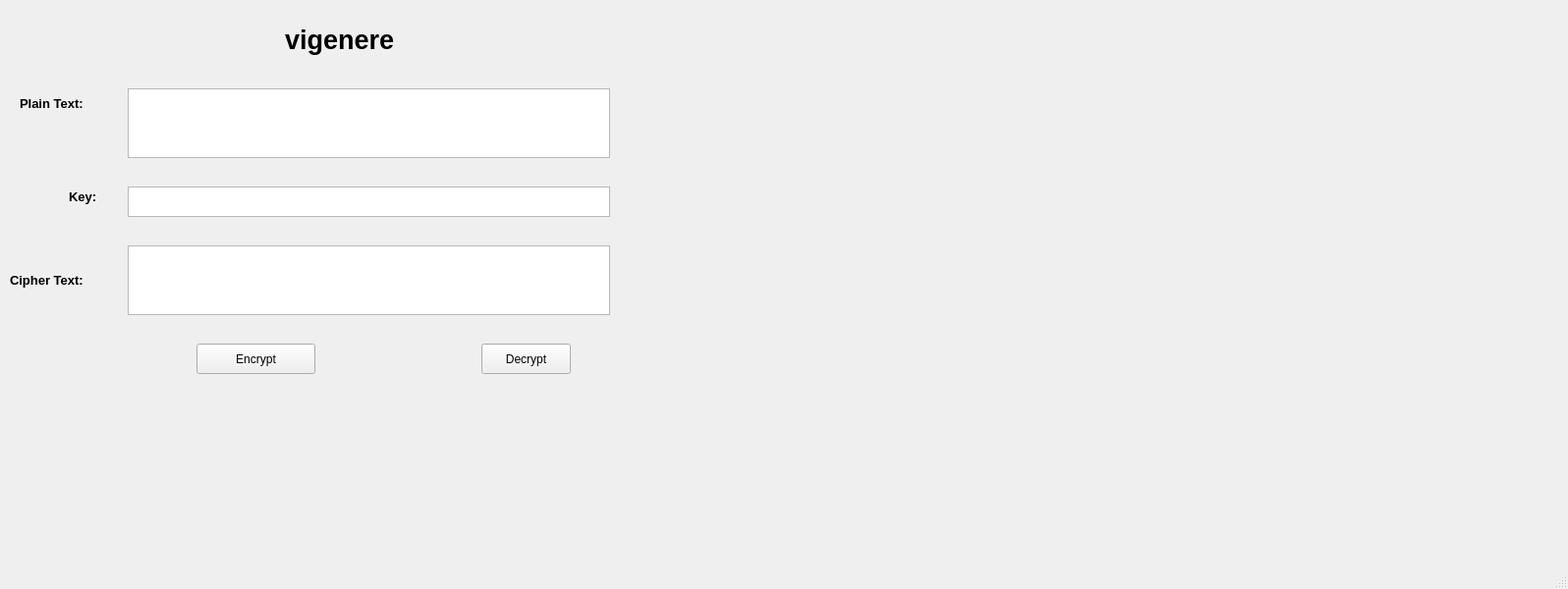
<?xml version="1.0" encoding="UTF-8"?>
<ui version="4.0">
 <class>MainWindow</class>
 <widget class="QMainWindow" name="MainWindow">
  <property name="geometry">
   <rect>
    <x>0</x>
    <y>0</y>
    <width>1596</width>
    <height>600</height>
   </rect>
  </property>
  <property name="windowTitle">
   <string>MainWindow</string>
  </property>
  <widget class="QWidget" name="centralwidget">
   <widget class="QTextEdit" name="txt_plaintext">
    <property name="geometry">
     <rect>
      <x>130</x>
      <y>90</y>
      <width>491</width>
      <height>71</height>
     </rect>
    </property>
   </widget>
   <widget class="QLabel" name="label_4">
    <property name="geometry">
     <rect>
      <x>10</x>
      <y>260</y>
      <width>121</width>
      <height>51</height>
     </rect>
    </property>
    <property name="font">
     <font>
      <pointsize>10</pointsize>
      <weight>75</weight>
      <bold>true</bold>
     </font>
    </property>
    <property name="text">
     <string>Cipher Text:</string>
    </property>
   </widget>
   <widget class="QPushButton" name="btn_decrypt">
    <property name="geometry">
     <rect>
      <x>490</x>
      <y>350</y>
      <width>91</width>
      <height>31</height>
     </rect>
    </property>
    <property name="text">
     <string>Decrypt</string>
    </property>
   </widget>
   <widget class="QTextEdit" name="txt_key">
    <property name="geometry">
     <rect>
      <x>130</x>
      <y>190</y>
      <width>491</width>
      <height>31</height>
     </rect>
    </property>
   </widget>
   <widget class="QTextEdit" name="txt_cipher">
    <property name="geometry">
     <rect>
      <x>130</x>
      <y>250</y>
      <width>491</width>
      <height>71</height>
     </rect>
    </property>
   </widget>
   <widget class="QPushButton" name="btn_encrypt">
    <property name="geometry">
     <rect>
      <x>200</x>
      <y>350</y>
      <width>121</width>
      <height>31</height>
     </rect>
    </property>
    <property name="text">
     <string>Encrypt</string>
    </property>
   </widget>
   <widget class="QLabel" name="label">
    <property name="geometry">
     <rect>
      <x>290</x>
      <y>0</y>
      <width>291</width>
      <height>81</height>
     </rect>
    </property>
    <property name="font">
     <font>
      <pointsize>20</pointsize>
      <weight>75</weight>
      <bold>true</bold>
     </font>
    </property>
    <property name="text">
     <string>vigenere</string>
    </property>
   </widget>
   <widget class="QLabel" name="label_3">
    <property name="geometry">
     <rect>
      <x>70</x>
      <y>190</y>
      <width>71</width>
      <height>21</height>
     </rect>
    </property>
    <property name="font">
     <font>
      <pointsize>10</pointsize>
      <weight>75</weight>
      <bold>true</bold>
     </font>
    </property>
    <property name="text">
     <string>Key:</string>
    </property>
   </widget>
   <widget class="QLabel" name="label_2">
    <property name="geometry">
     <rect>
      <x>20</x>
      <y>90</y>
      <width>111</width>
      <height>31</height>
     </rect>
    </property>
    <property name="font">
     <font>
      <pointsize>10</pointsize>
      <weight>75</weight>
      <bold>true</bold>
     </font>
    </property>
    <property name="text">
     <string>Plain Text:</string>
    </property>
   </widget>
  </widget>
  <widget class="QMenuBar" name="menubar">
   <property name="geometry">
    <rect>
     <x>0</x>
     <y>0</y>
     <width>1596</width>
     <height>21</height>
    </rect>
   </property>
  </widget>
  <widget class="QStatusBar" name="statusbar"/>
 </widget>
 <resources/>
 <connections/>
</ui>
